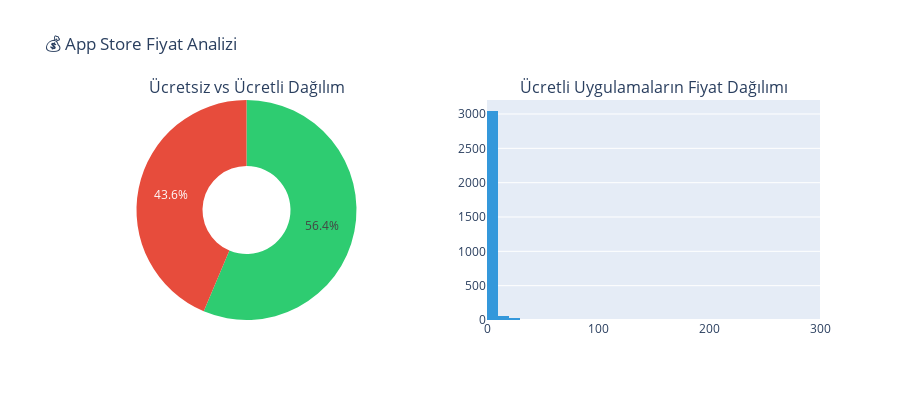

Here is the notebook cell this chart was saved with:
### Markdown cell above
### 4.2 Fiyat Dağılımı

### Code cell
# Ücretsiz vs Ücretli uygulamalar
free_apps = df_apps[df_apps['price'] == 0].shape[0]
paid_apps = df_apps[df_apps['price'] > 0].shape[0]

# Pie chart
fig = make_subplots(
    rows=1, cols=2,
    subplot_titles=('Ücretsiz vs Ücretli Dağılım', 'Ücretli Uygulamaların Fiyat Dağılımı'),
    specs=[[{'type': 'pie'}, {'type': 'histogram'}]]
)

# Pie chart
fig.add_trace(
    go.Pie(
        labels=['Ücretsiz', 'Ücretli'],
        values=[free_apps, paid_apps],
        hole=0.4,
        marker_colors=['#2ecc71', '#e74c3c']
    ),
    row=1, col=1
)

# Histogram
paid_prices = df_apps[df_apps['price'] > 0]['price']
fig.add_trace(
    go.Histogram(
        x=paid_prices,
        nbinsx=30,
        name='Fiyat Dağılımı',
        marker_color='#3498db'
    ),
    row=1, col=2
)

fig.update_layout(
    title_text='💰 App Store Fiyat Analizi',
    height=400,
    showlegend=False
)

fig.show()

print(f'📊 Özet İstatistikler:')
print(f'  • Ücretsiz uygulamalar: {free_apps:,} ({free_apps/len(df_apps)*100:.1f}%)')
print(f'  • Ücretli uygulamalar: {paid_apps:,} ({paid_apps/len(df_apps)*100:.1f}%)')
print(f'  • Ortalama fiyat (ücretli): ${paid_prices.mean():.2f}')
print(f'  • Medyan fiyat (ücretli): ${paid_prices.median():.2f}')
print(f'  • En pahalı uygulama: ${paid_prices.max():.2f}')

### Figure 1 — Plotly figure (JSON) as saved in the notebook; plotly's stock layout.template omitted (floating-point values rounded to 4 significant figures; data arrays with more than 128 entries replaced by an {"elided": "..."} marker saying what was removed)
{"data": [{"domain": {"x": [0, 0.45], "y": [0, 1]}, "hole": 0.4, "labels": ["Ücretsiz", "Ücretli"], "marker": {"colors": ["#2ecc71", "#e74c3c"]}, "type": "pie", "values": [4056, 3141]}, {"marker": {"color": "#3498db"}, "name": "Fiyat Dağılımı", "nbinsx": 30, "type": "histogram", "x": {"elided": "3141 float values"}, "xaxis": "x", "yaxis": "y"}], "layout": {"annotations": [{"font": {"size": 16}, "showarrow": false, "text": "Ücretsiz vs Ücretli Dağılım", "x": 0.225, "xanchor": "center", "xref": "paper", "y": 1, "yanchor": "bottom", "yref": "paper"}, {"font": {"size": 16}, "showarrow": false, "text": "Ücretli Uygulamaların Fiyat Dağılımı", "x": 0.775, "xanchor": "center", "xref": "paper", "y": 1, "yanchor": "bottom", "yref": "paper"}], "height": 400, "showlegend": false, "title": {"text": "💰 App Store Fiyat Analizi"}, "xaxis": {"anchor": "y", "domain": [0.55, 1]}, "yaxis": {"anchor": "x", "domain": [0, 1]}}}
